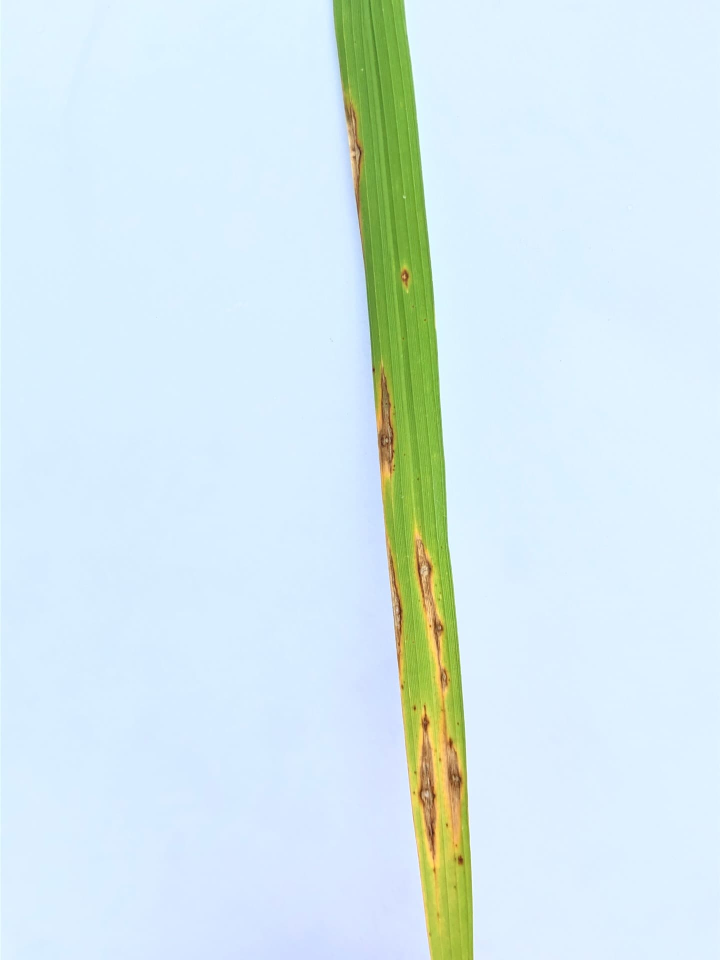
#> input picture dataset/blast/IMG_0448.jpg, 1440 x 1920 px (shown at 1/2 size); its folder holds only this picture in this run
$ jupyter execute 'Percobaan_2(mantap).ipynb'   (older library calls are emulated)
#> lines starting #> are read from the running program, lines starting #| are printed output that depends on the picture
# Percobaan 2
**Pipeline Preprocessing:** Grayscale → Resize → CLAHE → Median Filter → Normalisasi

---

Dataset terdiri dari 240 gambar asli (80 per kelas: *blast*, *blight*, *tungro*), kemudian diperbanyak dengan augmentasi (flip horizontal, flip vertikal, rotasi 90°) menjadi **960 gambar** (4× lipat, 320 gambar per kelas). Dari setiap gambar hasil preprocessing, diekstrak **42 fitur tekstur** (28 fitur GLCM pada 4 sudut + 14 fitur Wavelet Haar level 2), lalu disaring lewat feature selection berbasis korelasi menjadi **24 fitur final** yang dipakai untuk melatih tiga model: Random Forest, SVM, dan KNN.

Percobaan 2 menghasilkan performa terbaik di antara seluruh percobaan, dengan Random Forest mencapai **akurasi testing 96.88%**. Berikut penjelasan rinci tiap bagian.

---

## 1. Import Library

Mengimpor seluruh library yang dibutuhkan:

| Library | Kegunaan |
|---|---|
| `cv2` | Pemrosesan gambar (baca, resize, flip, CLAHE, median filter) |
| `numpy / pandas` | Manipulasi array dan tabel data |
| `sklearn` | Pembagian data, pelatihan model (RF, SVM, KNN), dan evaluasi |
| `skimage` | Ekstraksi fitur GLCM |
| `scipy` | Perhitungan entropi dan konvolusi wavelet Haar manual |
| `matplotlib / seaborn` | Visualisasi grafik dan heatmap |

[cell 1]
import os
import cv2 as cv
import matplotlib.pyplot as plt
import numpy as np
import pandas as pd
from sklearn.model_selection import train_test_split, cross_val_predict
from sklearn.metrics import accuracy_score, classification_report
from skimage.feature import graycomatrix, graycoprops
from scipy.stats import entropy
from scipy.ndimage import convolve
from sklearn.ensemble import RandomForestClassifier
from sklearn.svm import SVC
from sklearn.neighbors import KNeighborsClassifier
from sklearn.metrics import accuracy_score, precision_score, recall_score, f1_score, confusion_matrix, classification_report
from sklearn.metrics import confusion_matrix, ConfusionMatrixDisplay
import seaborn as sns

## 2. Data Loading

Dataset berisi gambar daun padi yang diorganisasi dalam subfolder per kelas penyakit:

```
PROJECT-PCD-34/
├── dataset/
│   ├── blast/
│   │   ├── image1.jpg
│   │   └── ...
│   ├── blight/
│   │   ├── image1.jpg
│   │   └── ...
│   └── tungro/
│       ├── image1.jpg
│       └── ...
└── Percobaan_1.ipynb
```

Setiap gambar akan:
1. Dibaca dengan `cv.imread()`
2. Dikonversi ke **grayscale** (`COLOR_BGR2GRAY`)
3. Di-*resize* ke **256×256 piksel**

> **Catatan:** Dataset ini memiliki **3 kelas** penyakit daun padi: `blast`, `blight`, dan `tungro`.

[cell 2]
DATASET_PATH = "dataset"
TARGET_SIZE  = (256, 256)
KELAS_VALID  = ['blast', 'blight', 'tungro']

data      = []
labels    = []
file_name = []

for sub_folder in sorted(os.listdir(DATASET_PATH)):
    sub_folder_path = os.path.join(DATASET_PATH, sub_folder)

    if not os.path.isdir(sub_folder_path):
        continue
    if sub_folder not in KELAS_VALID:
        print(f"⚠️  Folder '{sub_folder}' dilewati (bukan kelas dataset)")
        continue

    sub_folder_files = os.listdir(sub_folder_path)
    print(f"📂 Memuat kelas '{sub_folder}': {len(sub_folder_files)} file...")

    for filename in sub_folder_files:
        img_path = os.path.join(sub_folder_path, filename)
        img = cv.imread(img_path)
#> img is the input picture: shape (1920, 1440, 3); mean B, G, R 238.3, 233.3, 213.6
        if img is None:
            print(f"   ⚠️  Gagal membaca: {filename}")
            continue
        img = img.astype(np.uint8)
        img = cv.cvtColor(img, cv.COLOR_BGR2GRAY)
#> img: shape (1920, 1440)
        img = cv.resize(img, TARGET_SIZE, interpolation=cv.INTER_AREA)
#> img: shape (256, 256)
        data.append(img)
        labels.append(sub_folder)
        file_name.append(filename)

data      = np.array(data, dtype=np.uint8)
labels    = np.array(labels)

print()
print(f"✅ Total gambar berhasil dimuat: {len(data)}")
#| ✅ Total gambar berhasil dimuat: 2
print(f"   Ukuran gambar : {data[0].shape}")
#|    Ukuran gambar : (256, 256)
print(f"   Tipe data     : {data.dtype}")
#|    Tipe data     : uint8
print(f"📊 Distribusi per kelas:")
for kelas in KELAS_VALID:
    jumlah = np.sum(labels == kelas)
    print(f"   {kelas:10s}: {jumlah} gambar")

### Visualisasi Sampel per Kelas

Menampilkan satu sampel gambar grayscale untuk masing-masing kelas.

[cell 3]
unique_labels = np.unique(labels)
fig, axes = plt.subplots(1, len(unique_labels), figsize=(4 * len(unique_labels), 4))
fig.suptitle("Sampel Gambar per Kelas (Grayscale)", fontsize=14, fontweight='bold')

for ax, kelas in zip(axes, unique_labels):
    idx = np.where(labels == kelas)[0][0]
    ax.imshow(data[idx], cmap='gray')
    ax.set_title(kelas, fontsize=10)
    ax.axis('off')

plt.tight_layout()
plt.show()

## 3. Data Augmentation

Augmentasi dilakukan untuk memperbanyak variasi data latih agar model lebih *robust*.
Setiap gambar asli menghasilkan **3 gambar baru**, sehingga total data bertambah **4×**.

| Teknik | Fungsi OpenCV | Keterangan |
|---|---|---|
| Flip Horizontal | `cv.flip(img, 1)` | Membalik gambar secara horizontal |
| Flip Vertikal | `cv.flip(img, 0)` | Membalik gambar secara vertikal |
| Rotasi 90° | `cv.rotate(..., ROTATE_90_CLOCKWISE)` | Memutar gambar 90° searah jarum jam |

**Hasil yang diharapkan:** 240 gambar → **960 gambar**

[cell 4]
data_augmented      = list(data)
#> data_augmented = 2 items
labels_augmented    = list(labels)
file_name_augmented = list(file_name)

for i in range(len(data)):
    img   = data[i]
    label = labels[i]
    fname = file_name[i]
    name, ext = os.path.splitext(fname)

    # Flip Horizontal
    flipped_h = cv.flip(img, 1)
    data_augmented.append(flipped_h)
    labels_augmented.append(label)
    file_name_augmented.append(f"{name}_flipH{ext}")

    # Flip Vertikal
    flipped_v = cv.flip(img, 0)
    data_augmented.append(flipped_v)
    labels_augmented.append(label)
    file_name_augmented.append(f"{name}_flipV{ext}")

    # Rotasi 90°
    rotated = cv.rotate(img, cv.ROTATE_90_CLOCKWISE)
    data_augmented.append(rotated)
    labels_augmented.append(label)
    file_name_augmented.append(f"{name}_rot90{ext}")
#> this loop made 2 passes
#> (label, fname) on passes 1 to 2: ('blast', 'IMG_0448.jpg'), ('blight', 'IMG_0834.jpg')
#> pass 1, `rotated = cv.rotate(img, cv.ROTATE_90_CLOCKWISE)`:
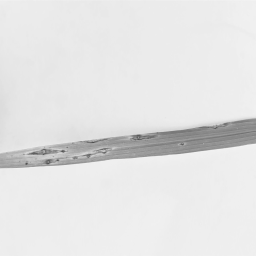
#> rotated: shape (256, 256); min 79, max 244, mean 228
#> after the loop, data_augmented = 8 items; file_name_augmented = ['IMG_0448.jpg', 'IMG_0834.jpg', 'IMG_0448_flipH.jpg', 'IMG_0448_flipV.jpg', 'IMG_0448_rot90.jpg', 'IMG_0834_flipH.jpg', 'IMG_0834_flipV.jpg', 'IMG_0834_rot90.jpg']; labels_augmented = ['blast', 'blight', 'blast', 'blast', 'blast', 'blight', 'blight', 'blight']

data_augmented      = np.array(data_augmented, dtype=object)
labels_augmented    = np.array(labels_augmented)
file_name_augmented = np.array(file_name_augmented)

print(f"Data sebelum augmentasi : {len(data)}")
#| Data sebelum augmentasi : 2
print(f"Data setelah augmentasi : {len(data_augmented)}")
#| Data setelah augmentasi : 8

## 4. Preprocessing — Percobaan 2

### Pipeline: Grayscale → Resize → CLAHE → Median Filter → Normalisasi

| Langkah | Fungsi | Tujuan |
|---|---|---|
| **CLAHE** | `cv.createCLAHE` | Meningkatkan kontras lokal secara adaptif, menonjolkan detail tekstur lesi |
| **Median Filter** | `cv.medianBlur` | Menghilangkan noise *salt-and-pepper* sambil mempertahankan tepi (*edge*) |
| **Normalisasi** | `/ 255.0` | Mengubah rentang nilai piksel ke [0, 1], lalu dikembalikan ke `uint8` |

> **CLAHE** *(Contrast Limited Adaptive Histogram Equalization)* bekerja dengan membagi gambar menjadi tile-tile kecil, kemudian melakukan ekualisasi histogram lokal dengan pembatasan kontras (`clipLimit`) untuk mencegah penguatan noise berlebihan.

[cell 5]
def resize(image, target_size=(512, 512)):
    return cv.resize(image, target_size, interpolation=cv.INTER_AREA)

def normalisasi(image):
    return image.astype(np.float32) / 255.0

def clahe(image):
    tile_h, tile_w = 8, 8
    clip_limit = 2.0

    h, w = image.shape
    th = h // tile_h
    tw = w // tile_w

    hasil = np.zeros_like(image, dtype=np.uint8)

    for row in range(tile_h):
        for col in range(tile_w):
            y1, y2 = row * th, (row + 1) * th
            x1, x2 = col * tw, (col + 1) * tw
            tile = image[y1:y2, x1:x2]

            hist = np.zeros(256, dtype=np.int32)
            for i in range(th):
                for j in range(tw):
                    hist[tile[i, j]] += 1

            total_pixels = th * tw
            clip_val = int(clip_limit * total_pixels / 256)

            clipped = 0
            for i in range(256):
                if hist[i] > clip_val:
                    clipped += hist[i] - clip_val
                    hist[i] = clip_val

            redistribute = clipped // 256
            for i in range(256):
                hist[i] += redistribute

            cdf = np.zeros(256, dtype=np.int64)
            cdf[0] = hist[0]
            for i in range(1, 256):
                cdf[i] = cdf[i - 1] + hist[i]

            cdf_min = 0
            for i in range(256):
                if cdf[i] > 0:
                    cdf_min = cdf[i]
                    break

            lut = np.zeros(256, dtype=np.uint8)
            for i in range(256):
                val = (cdf[i] - cdf_min) * 255 // (total_pixels - cdf_min)
                if val < 0:
                    lut[i] = 0
                elif val > 255:
                    lut[i] = 255
                else:
                    lut[i] = val


            for i in range(th):
                for j in range(tw):
                    hasil[y1 + i, x1 + j] = lut[tile[i, j]]

    return hasil

def median_filter(image, ksize=3):
    h, w = image.shape
    pad = ksize // 2

    output = np.zeros((h, w), dtype=np.uint8)

    for i in range(h):
        for j in range(w):

            pixels = []
            for m in range(-pad, pad + 1):
                for n in range(-pad, pad + 1):

                    y = i + m
                    x = j + n

                    # Padding manual
                    if y < 0:
                        y = 0
                    elif y >= h:
                        y = h - 1

                    if x < 0:
                        x = 0
                    elif x >= w:
                        x = w - 1

                    pixels.append(int(image[y, x]))

            # Bubble Sort
            for a in range(len(pixels)):
                for b in range(len(pixels) - a - 1):
                    if pixels[b] > pixels[b + 1]:
                        temp = pixels[b]
                        pixels[b] = pixels[b + 1]
                        pixels[b + 1] = temp

            # Ambil median
            median = pixels[len(pixels) // 2]

            output[i, j] = median

    return output

def prepro2(image, target_size=(512, 512)):
    img = image.astype(np.uint8)
    img = clahe(img)
    img = median_filter(img, ksize=3)
    img = normalisasi(img)
    img_uint8 = (img * 255).astype(np.uint8)
    return img_uint8

[cell 6]
dataPreprocessed = []

for i in range(len(data_augmented)):
    img_prep = prepro2(data_augmented[i])
    dataPreprocessed.append(img_prep)
#> this loop made 8 passes
#> pass 1, in prepro2, `img = clahe(img)`:
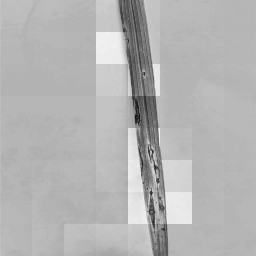
#> img: shape (256, 256); min 20, max 244, mean 179.9
#> after the loop, dataPreprocessed = 8 items

dataPreprocessed = np.array(dataPreprocessed)

print(f"   Jumlah gambar    : {len(dataPreprocessed)}")
#|    Jumlah gambar    : 8
print(f"   Ukuran gambar    : {dataPreprocessed[0].shape}")
#|    Ukuran gambar    : (256, 256)
print(f"   Tipe data        : {dataPreprocessed[0].dtype}")
#|    Tipe data        : uint8
print(f"   Nilai min / max  : {dataPreprocessed[0].min()} / {dataPreprocessed[0].max()}")
#|    Nilai min / max  : 26 / 240

[cell 7]
unique_labels = np.unique(labels_augmented)
n_kelas = len(unique_labels)
#> n_kelas = 2

fig, axes = plt.subplots(2, n_kelas, figsize=(4 * n_kelas, 8))

for col, kelas in enumerate(unique_labels):
    idx = np.where(labels_augmented == kelas)[0][0]

    # Baris 1: gambar asli
    axes[0, col].imshow(data_augmented[idx].astype(np.uint8), cmap='gray')
    axes[0, col].set_title(f"{kelas}\n(Asli)", fontsize=9)
    axes[0, col].axis('off')

    # Baris 2: hasil preprocessing
    axes[1, col].imshow(dataPreprocessed[idx], cmap='gray', vmin=0, vmax=255)
    axes[1, col].set_title(f"{kelas}\n(CLAHE + Median)", fontsize=9)
    axes[1, col].axis('off')
#> this loop made 2 passes
#> (col, kelas, idx) on passes 1 to 2: (0, 'blast', 0), (1, 'blight', 1)

plt.tight_layout()
plt.show()
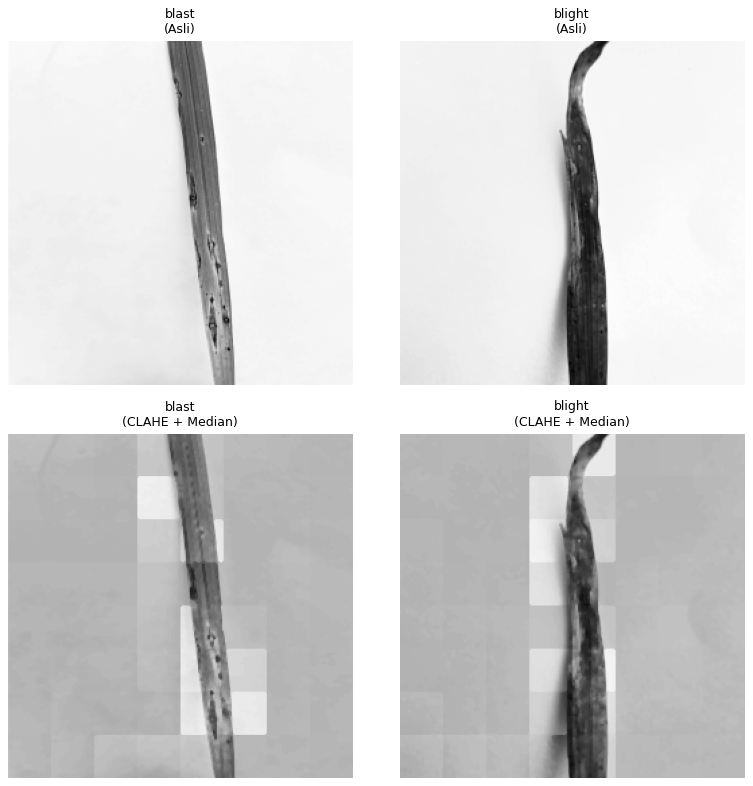
#> figure drawn by matplotlib, 4 panels

## 5. Ekstraksi Fitur GLCM

[cell 8]
def glcm(image, derajat):
    if derajat == 0:
        angles = [0]
    elif derajat == 45:
        angles = [np.pi / 4]
    elif derajat == 90:
        angles = [np.pi / 2]
    elif derajat == 135:
        angles = [3 * np.pi / 4]
    else:
        raise ValueError("Sudut tidak valid. Gunakan: 0, 45, 90, atau 135.")
    glcm_matrix = graycomatrix(image, [1], angles, 256, symmetric=True, normed=True)
    return glcm_matrix

def correlation(matriks):
    return graycoprops(matriks, 'correlation')[0, 0]

def dissimilarity(matriks):
    return graycoprops(matriks, 'dissimilarity')[0, 0]

def homogenity(matriks):
    return graycoprops(matriks, 'homogeneity')[0, 0]

def contrast(matriks):
    return graycoprops(matriks, 'contrast')[0, 0]

def ASM(matriks):
    return graycoprops(matriks, 'ASM')[0, 0]

def energy(matriks):
    return graycoprops(matriks, 'energy')[0, 0]

def entropyGlcm(matriks):
    return entropy(matriks.ravel())

[cell 9]
Derajat0   = []
Derajat45  = []
Derajat90  = []
Derajat135 = []

for i in range(len(dataPreprocessed)):
    D0   = glcm(dataPreprocessed[i], 0)
    D45  = glcm(dataPreprocessed[i], 45)
    D90  = glcm(dataPreprocessed[i], 90)
    D135 = glcm(dataPreprocessed[i], 135)
    Derajat0.append(D0)
    Derajat45.append(D45)
    Derajat90.append(D90)
    Derajat135.append(D135)
    if (i + 1) % 100 == 0:
        print(f"   Progress: {i+1}/{len(dataPreprocessed)}")
#> after the loop, Derajat0 = 8 items; Derajat135 = 8 items; Derajat45 = 8 items; Derajat90 = 8 items

print()
print(f" Matriks GLCM selesai dihitung untuk {len(dataPreprocessed)} gambar!")
#|  Matriks GLCM selesai dihitung untuk 8 gambar!

[cell 10]
# EKSTRAKSI FITUR GLCM

Kontras0, Kontras45, Kontras90, Kontras135                     = [], [], [], []
dissimilarity0, dissimilarity45, dissimilarity90, dissimilarity135 = [], [], [], []
homogenity0, homogenity45, homogenity90, homogenity135          = [], [], [], []
entropy0, entropy45, entropy90, entropy135                      = [], [], [], []
ASM0, ASM45, ASM90, ASM135                                      = [], [], [], []
energy0, energy45, energy90, energy135                          = [], [], [], []
correlation0, correlation45, correlation90, correlation135      = [], [], [], []

for i in range(len(dataPreprocessed)):
    # Correlation
    correlation0.append(correlation(Derajat0[i]))
    correlation45.append(correlation(Derajat45[i]))
    correlation90.append(correlation(Derajat90[i]))
    correlation135.append(correlation(Derajat135[i]))

    # Contrast
    Kontras0.append(contrast(Derajat0[i]))
    Kontras45.append(contrast(Derajat45[i]))
    Kontras90.append(contrast(Derajat90[i]))
    Kontras135.append(contrast(Derajat135[i]))

    # Dissimilarity
    dissimilarity0.append(dissimilarity(Derajat0[i]))
    dissimilarity45.append(dissimilarity(Derajat45[i]))
    dissimilarity90.append(dissimilarity(Derajat90[i]))
    dissimilarity135.append(dissimilarity(Derajat135[i]))

    # Homogeneity
    homogenity0.append(homogenity(Derajat0[i]))
    homogenity45.append(homogenity(Derajat45[i]))
    homogenity90.append(homogenity(Derajat90[i]))
    homogenity135.append(homogenity(Derajat135[i]))

    # Entropy
    entropy0.append(entropyGlcm(Derajat0[i]))
    entropy45.append(entropyGlcm(Derajat45[i]))
    entropy90.append(entropyGlcm(Derajat90[i]))
    entropy135.append(entropyGlcm(Derajat135[i]))

    # ASM
    ASM0.append(ASM(Derajat0[i]))
    ASM45.append(ASM(Derajat45[i]))
    ASM90.append(ASM(Derajat90[i]))
    ASM135.append(ASM(Derajat135[i]))

    # Energy
    energy0.append(energy(Derajat0[i]))
    energy45.append(energy(Derajat45[i]))
    energy90.append(energy(Derajat90[i]))
    energy135.append(energy(Derajat135[i]))
#> after the loop, ASM0 = [0.0467, 0.0381, 0.0467, 0.0467, 0.0456, 0.0381, 0.0381, 0.0384]; ASM135 = [0.0408, 0.0334, 0.041, 0.041, 0.041, 0.0343, 0.0343, 0.0343]; ASM45 = [0.041, 0.0343, 0.0408, 0.0408, 0.0408, 0.0334, 0.0334, 0.0334]; ASM90 = [0.0456, 0.0384, 0.0456, 0.0456, 0.0467, 0.0384, 0.0384, 0.0381]; Kontras0 = [66.52, 70.45, 66.52, 66.52, 11.48, 70.45, 70.45, 13.41]; Kontras135 = [81.58, 73.24, 64.76, 64.76, 64.76, 83.82, 83.82, 83.82]; Kontras45 = [64.76, 83.82, 81.58, 81.58, 81.58, 73.24, 73.24, 73.24]; Kontras90 = [11.48, 13.41, 11.48, 11.48, 66.52, 13.41, 13.41, 70.45]; correlation0 = [0.943, 0.971, 0.943, 0.943, 0.99, 0.971, 0.971, 0.994]; correlation135 = [0.931, 0.97, 0.945, 0.945, 0.945, 0.966, 0.966, 0.966]; correlation45 = [0.945, 0.966, 0.931, 0.931, 0.931, 0.97, 0.97, 0.97]; correlation90 = [0.99, 0.994, 0.99, 0.99, 0.943, 0.994, 0.994, 0.971]; dissimilarity0 = [1.97, 2.25, 1.97, 1.97, 0.898, 2.25, 2.25, 0.991]; dissimilarity135 = [2.44, 2.52, 2.18, 2.18, 2.18, 2.59, 2.59, 2.59]; dissimilarity45 = [2.18, 2.59, 2.44, 2.44, 2.44, 2.52, 2.52, 2.52]; dissimilarity90 = [0.898, 0.991, 0.898, 0.898, 1.97, 0.991, 0.991, 2.25]; energy0 = [0.216, 0.195, 0.216, 0.216, 0.214, 0.195, 0.195, 0.196]; energy135 = [0.202, 0.183, 0.203, 0.203, 0.203, 0.185, 0.185, 0.185]; energy45 = [0.203, 0.185, 0.202, 0.202, 0.202, 0.183, 0.183, 0.183]; energy90 = [0.214, 0.196, 0.214, 0.214, 0.216, 0.196, 0.196, 0.195]; entropy0 = [4.38, 4.67, 4.38, 4.38, 4.28, 4.67, 4.67, 4.5]; entropy135 = [4.6, 4.85, 4.59, 4.59, 4.59, 4.82, 4.82, 4.82]; entropy45 = [4.59, 4.82, 4.6, 4.6, 4.6, 4.85, 4.85, 4.85]; entropy90 = [4.28, 4.5, 4.28, 4.28, 4.38, 4.5, 4.5, 4.67]; homogenity0 = [0.816, 0.781, 0.816, 0.816, 0.83, 0.781, 0.781, 0.816]; homogenity135 = [0.758, 0.732, 0.762, 0.762, 0.762, 0.74, 0.74, 0.74]; homogenity45 = [0.762, 0.74, 0.758, 0.758, 0.758, 0.732, 0.732, 0.732]; homogenity90 = [0.83, 0.816, 0.83, 0.83, 0.816, 0.816, 0.816, 0.781]

## 6. Ekstraksi Fitur Wavelet (Haar — Implementasi Manual)

[cell 11]
HAAR_LP = np.array([1/np.sqrt(2), 1/np.sqrt(2)])
HAAR_HP = np.array([1/np.sqrt(2), -1/np.sqrt(2)])

def haar_dwt2d_level1(image):
    img = image.astype(np.float32)

    # Konvolusi baris
    from scipy.ndimage import convolve1d
    L_row = convolve1d(img,    HAAR_LP, axis=1, mode='wrap')[:, ::2]
    H_row = convolve1d(img,    HAAR_HP, axis=1, mode='wrap')[:, ::2]

    # Konvolusi kolom
    LL = convolve1d(L_row, HAAR_LP, axis=0, mode='wrap')[::2, :]
    LH = convolve1d(L_row, HAAR_HP, axis=0, mode='wrap')[::2, :]
    HL = convolve1d(H_row, HAAR_LP, axis=0, mode='wrap')[::2, :]
    HH = convolve1d(H_row, HAAR_HP, axis=0, mode='wrap')[::2, :]

    return LL, LH, HL, HH


def ekstraksi_wavelet(image, level=2):
    fitur = []
    current = image.astype(np.float32)

    for lv in range(1, level + 1):
        LL, LH, HL, HH = haar_dwt2d_level1(current)

        if lv == level:
            fitur.append(np.mean(LL))
            fitur.append(np.std(LL))

        # Detail sub-bands setiap level
        fitur.append(np.mean(LH));  fitur.append(np.std(LH))
        fitur.append(np.mean(HL));  fitur.append(np.std(HL))
        fitur.append(np.mean(HH));  fitur.append(np.std(HH))

        # LL menjadi input level berikutnya
        current = LL

    return fitur

dummy = np.random.randint(0, 255, (256, 256), dtype=np.uint8)
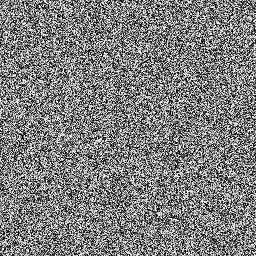
#> dummy: shape (256, 256); min 0, max 254, mean 126.8
sample_wav = ekstraksi_wavelet(dummy, level=2)
#> the loop in ekstraksi_wavelet, `for lv in range(1, level + 1):` made 2 passes
#> pass 1, in haar_dwt2d_level1, `L_row = convolve1d(img,    HAAR_LP, axis=1, mode='wrap')[:, ::2]`:
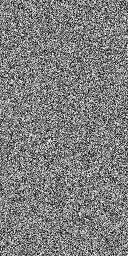
#> L_row: shape (256, 128) float32; min 1.41, max 359.2, mean 179.3; drawn with min black and max white
#> pass 1, in haar_dwt2d_level1, `H_row = convolve1d(img,    HAAR_HP, axis=1, mode='wrap')[:, ::2]`:
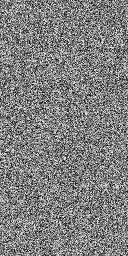
#> H_row: shape (256, 128) float32; min -178.9, max 178.2, mean 0.6; drawn with min black and max white
#> pass 1, in haar_dwt2d_level1, `LL = convolve1d(L_row, HAAR_LP, axis=0, mode='wrap')[::2, :]`:
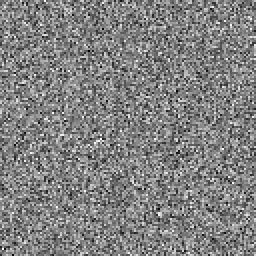
#> LL: shape (128, 128) float32 (shown 2 times larger); min 22.5, max 476.5, mean 253.5; drawn with min black and max white
#> after the loop in ekstraksi_wavelet, `for lv in range(1, level + 1):`:
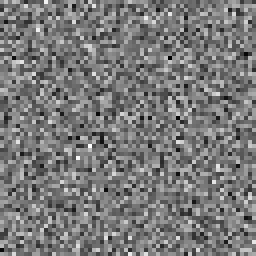
#> HH: shape (64, 64) float32 (shown 4 times larger); min -230.8, max 254.2, mean 1; drawn with min black and max white
#> after the loop in ekstraksi_wavelet, `for lv in range(1, level + 1):`:
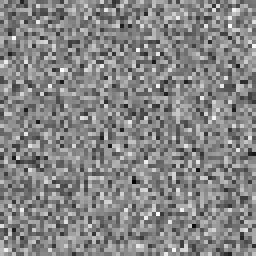
#> HL: shape (64, 64) float32 (shown 4 times larger); min -260.8, max 236.7, mean 0.1; drawn with min black and max white
#> after the loop in ekstraksi_wavelet, `for lv in range(1, level + 1):`:
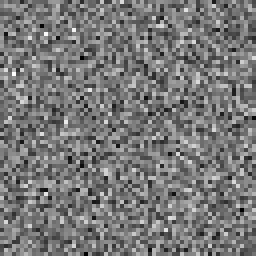
#> LH: shape (64, 64) float32 (shown 4 times larger); min -232.5, max 262.5, mean 1.2; drawn with min black and max white
#> after the loop in ekstraksi_wavelet, `for lv in range(1, level + 1):`: fitur = [0.0375, 73.7, 0.862, 73.54, -0.15, 73.62, 507, 72.86, 1.18, 73.63, 0.0746, 73.79, 0.955, 72.71]
#> (the rest of the program and of its run is left out)
